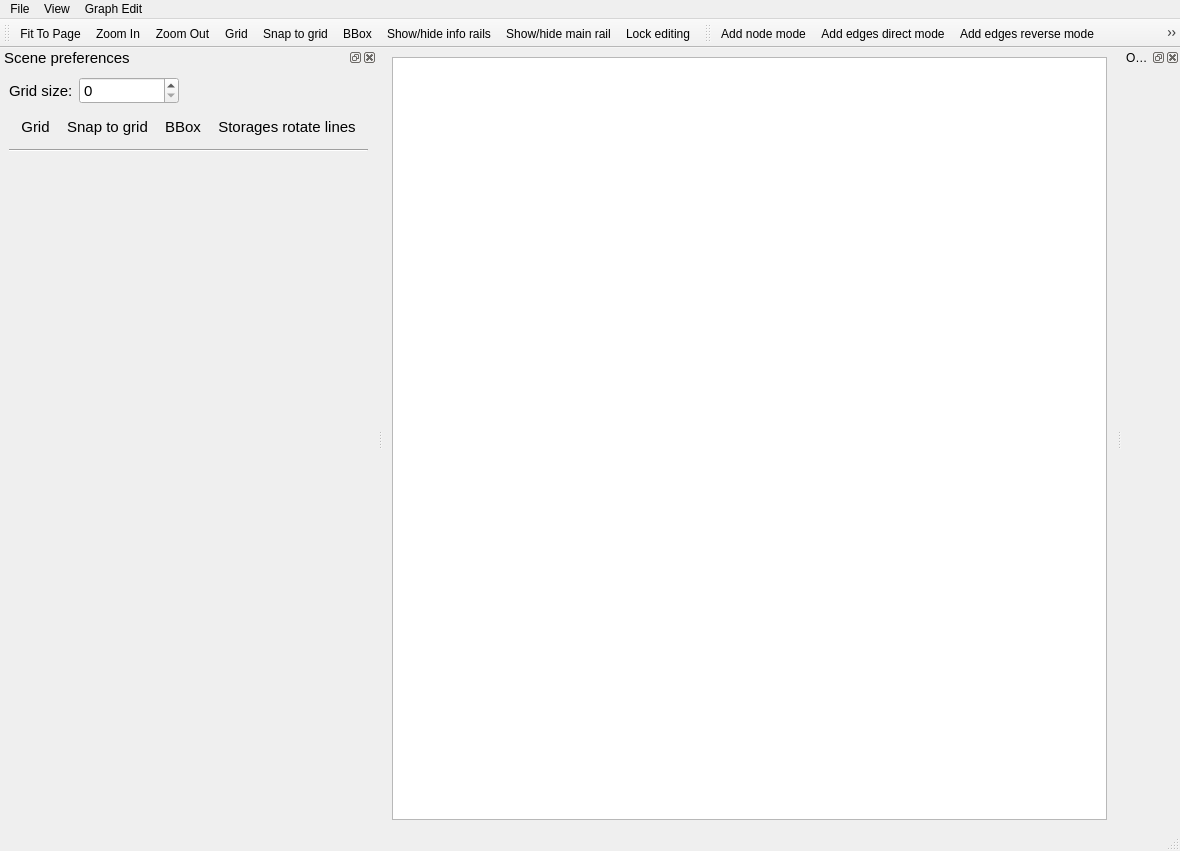
<?xml version="1.0" encoding="UTF-8"?>
<ui version="4.0">
 <class>CViewerWindow</class>
 <widget class="QMainWindow" name="CViewerWindow">
  <property name="geometry">
   <rect>
    <x>0</x>
    <y>0</y>
    <width>1180</width>
    <height>851</height>
   </rect>
  </property>
  <property name="windowTitle">
   <string>Storage Map Designer</string>
  </property>
  <widget class="QWidget" name="centralwidget">
   <layout class="QHBoxLayout" name="horizontalLayout">
    <item>
     <widget class="QGraphicsView" name="StorageMap_View">
      <property name="backgroundBrush">
       <brush brushstyle="NoBrush">
        <color alpha="255">
         <red>0</red>
         <green>0</green>
         <blue>0</blue>
        </color>
       </brush>
      </property>
      <property name="foregroundBrush">
       <brush brushstyle="NoBrush">
        <color alpha="255">
         <red>0</red>
         <green>0</green>
         <blue>0</blue>
        </color>
       </brush>
      </property>
      <property name="dragMode">
       <enum>QGraphicsView::RubberBandDrag</enum>
      </property>
      <property name="transformationAnchor">
       <enum>QGraphicsView::AnchorUnderMouse</enum>
      </property>
      <property name="resizeAnchor">
       <enum>QGraphicsView::AnchorUnderMouse</enum>
      </property>
      <property name="viewportUpdateMode">
       <enum>QGraphicsView::MinimalViewportUpdate</enum>
      </property>
     </widget>
    </item>
   </layout>
  </widget>
  <widget class="QMenuBar" name="menubar">
   <property name="geometry">
    <rect>
     <x>0</x>
     <y>0</y>
     <width>1180</width>
     <height>25</height>
    </rect>
   </property>
   <property name="defaultUp">
    <bool>false</bool>
   </property>
   <property name="nativeMenuBar">
    <bool>true</bool>
   </property>
   <widget class="QMenu" name="menuFile">
    <property name="title">
     <string>File</string>
    </property>
    <addaction name="acNewGraphML"/>
    <addaction name="acLoadGraphML"/>
    <addaction name="acSaveGraphML"/>
    <addaction name="acSaveGraphMLAs"/>
    <addaction name="acFullScreen"/>
    <addaction name="acGenTestGraph"/>
   </widget>
   <widget class="QMenu" name="menuView">
    <property name="title">
     <string>View</string>
    </property>
    <addaction name="acFitToPage"/>
    <addaction name="acZoomIn"/>
    <addaction name="acZoomOut"/>
    <addaction name="acGrid"/>
    <addaction name="acSnapToGrid"/>
    <addaction name="acBBox"/>
   </widget>
   <widget class="QMenu" name="menuGraph_Edit">
    <property name="title">
     <string>Graph Edit</string>
    </property>
    <addaction name="acAddNode"/>
    <addaction name="acAddEdge_direct"/>
    <addaction name="acAddEdge_reverse"/>
    <addaction name="acAddEdge"/>
    <addaction name="acDelMultiEdge"/>
    <addaction name="acReverseEdges"/>
    <addaction name="acSelectAll"/>
   </widget>
   <addaction name="menuFile"/>
   <addaction name="menuView"/>
   <addaction name="menuGraph_Edit"/>
  </widget>
  <widget class="QStatusBar" name="statusbar"/>
  <widget class="QToolBar" name="toolMain">
   <property name="windowTitle">
    <string>Scene tools</string>
   </property>
   <property name="orientation">
    <enum>Qt::Horizontal</enum>
   </property>
   <attribute name="toolBarArea">
    <enum>TopToolBarArea</enum>
   </attribute>
   <attribute name="toolBarBreak">
    <bool>false</bool>
   </attribute>
   <addaction name="acFitToPage"/>
   <addaction name="acZoomIn"/>
   <addaction name="acZoomOut"/>
   <addaction name="acGrid"/>
   <addaction name="acSnapToGrid"/>
   <addaction name="acBBox"/>
   <addaction name="acInfoRails"/>
   <addaction name="acMainRail"/>
   <addaction name="acLockEditing"/>
  </widget>
  <widget class="QToolBar" name="toolEdit">
   <property name="windowTitle">
    <string>Graph tools</string>
   </property>
   <property name="orientation">
    <enum>Qt::Horizontal</enum>
   </property>
   <attribute name="toolBarArea">
    <enum>TopToolBarArea</enum>
   </attribute>
   <attribute name="toolBarBreak">
    <bool>false</bool>
   </attribute>
   <addaction name="acAddNode"/>
   <addaction name="acAddEdge_direct"/>
   <addaction name="acAddEdge_reverse"/>
   <addaction name="acAddEdge"/>
   <addaction name="acDelMultiEdge"/>
   <addaction name="acReverseEdges"/>
   <addaction name="acAlignVertical"/>
   <addaction name="acAlignHorisontal"/>
   <addaction name="acMoveX"/>
   <addaction name="acMoveY"/>
   <addaction name="acAddSubGraph"/>
  </widget>
  <widget class="QDockWidget" name="dkView">
   <property name="font">
    <font>
     <pointsize>11</pointsize>
    </font>
   </property>
   <property name="windowTitle">
    <string>Scene preferences</string>
   </property>
   <attribute name="dockWidgetArea">
    <number>1</number>
   </attribute>
   <widget class="QWidget" name="dockWidgetContents_2">
    <layout class="QVBoxLayout" name="verticalLayout_2">
     <item>
      <layout class="QVBoxLayout" name="verticalLayout">
       <item>
        <layout class="QHBoxLayout" name="horizontalLayout_3" stretch="0,0,0">
         <item>
          <widget class="QLabel" name="lbGridSize">
           <property name="text">
            <string>Grid size:</string>
           </property>
          </widget>
         </item>
         <item>
          <widget class="QSpinBox" name="sbGridSize">
           <property name="sizePolicy">
            <sizepolicy hsizetype="Fixed" vsizetype="Fixed">
             <horstretch>0</horstretch>
             <verstretch>0</verstretch>
            </sizepolicy>
           </property>
           <property name="minimumSize">
            <size>
             <width>100</width>
             <height>0</height>
            </size>
           </property>
           <property name="maximum">
            <number>1000000000</number>
           </property>
          </widget>
         </item>
         <item>
          <spacer name="horizontalSpacer_2">
           <property name="orientation">
            <enum>Qt::Horizontal</enum>
           </property>
           <property name="sizeHint" stdset="0">
            <size>
             <width>40</width>
             <height>20</height>
            </size>
           </property>
          </spacer>
         </item>
        </layout>
       </item>
       <item>
        <widget class="QToolBar" name="toolMain">
         <property name="windowTitle">
          <string>Tool Bar</string>
         </property>
         <property name="orientation">
          <enum>Qt::Horizontal</enum>
         </property>
         <addaction name="acGrid"/>
         <addaction name="acSnapToGrid"/>
         <addaction name="acBBox"/>
         <addaction name="acSpecialLines"/>
        </widget>
       </item>
      </layout>
     </item>
     <item>
      <widget class="Line" name="line">
       <property name="orientation">
        <enum>Qt::Horizontal</enum>
       </property>
      </widget>
     </item>
     <item>
      <spacer name="verticalSpacer">
       <property name="orientation">
        <enum>Qt::Vertical</enum>
       </property>
       <property name="sizeHint" stdset="0">
        <size>
         <width>20</width>
         <height>40</height>
        </size>
       </property>
      </spacer>
     </item>
    </layout>
   </widget>
  </widget>
  <widget class="QDockWidget" name="dkObjectWdiget">
   <property name="windowTitle">
    <string>Object Wdiget</string>
   </property>
   <attribute name="dockWidgetArea">
    <number>2</number>
   </attribute>
   <widget class="QWidget" name="dkObjectWdiget_Contents">
    <layout class="QVBoxLayout" name="verticalLayout_3"/>
   </widget>
  </widget>
  <action name="acFitToPage">
   <property name="icon">
    <iconset resource="images.qrc">
     <normaloff>:/images/zoom_fit.png</normaloff>:/images/zoom_fit.png</iconset>
   </property>
   <property name="text">
    <string>Fit To Page</string>
   </property>
   <property name="toolTip">
    <string>Fit To Page</string>
   </property>
   <property name="shortcut">
    <string>Ctrl+0</string>
   </property>
  </action>
  <action name="acZoomIn">
   <property name="icon">
    <iconset resource="images.qrc">
     <normaloff>:/images/zoom_in.png</normaloff>:/images/zoom_in.png</iconset>
   </property>
   <property name="text">
    <string>Zoom In</string>
   </property>
   <property name="toolTip">
    <string>Zoom In</string>
   </property>
   <property name="shortcut">
    <string>Ctrl++</string>
   </property>
  </action>
  <action name="acZoomOut">
   <property name="icon">
    <iconset resource="images.qrc">
     <normaloff>:/images/zoom_out.png</normaloff>:/images/zoom_out.png</iconset>
   </property>
   <property name="text">
    <string>Zoom Out</string>
   </property>
   <property name="toolTip">
    <string>Zoom Out</string>
   </property>
   <property name="shortcut">
    <string>Ctrl+-</string>
   </property>
  </action>
  <action name="acGrid">
   <property name="checkable">
    <bool>true</bool>
   </property>
   <property name="icon">
    <iconset resource="images.qrc">
     <normaloff>:/images/grid.png</normaloff>:/images/grid.png</iconset>
   </property>
   <property name="text">
    <string>Grid</string>
   </property>
   <property name="toolTip">
    <string>Grid</string>
   </property>
   <property name="shortcut">
    <string>#</string>
   </property>
  </action>
  <action name="acBBox">
   <property name="checkable">
    <bool>true</bool>
   </property>
   <property name="icon">
    <iconset resource="images.qrc">
     <normaloff>:/images/bbox.png</normaloff>:/images/bbox.png</iconset>
   </property>
   <property name="text">
    <string>BBox</string>
   </property>
   <property name="toolTip">
    <string>BBox</string>
   </property>
  </action>
  <action name="acLoadGraphML">
   <property name="text">
    <string>Load GraphML</string>
   </property>
   <property name="toolTip">
    <string>Load GraphML</string>
   </property>
   <property name="shortcut">
    <string>Ctrl+O</string>
   </property>
  </action>
  <action name="acSaveGraphMLAs">
   <property name="text">
    <string>Save GraphML as...</string>
   </property>
   <property name="toolTip">
    <string>Save GraphML as..</string>
   </property>
   <property name="shortcut">
    <string>Ctrl+Shift+S</string>
   </property>
  </action>
  <action name="acAddNode">
   <property name="checkable">
    <bool>true</bool>
   </property>
   <property name="icon">
    <iconset resource="images.qrc">
     <normaloff>:/images/add_node.png</normaloff>:/images/add_node.png</iconset>
   </property>
   <property name="text">
    <string>Add node mode</string>
   </property>
   <property name="toolTip">
    <string>Add node mode</string>
   </property>
   <property name="shortcut">
    <string>N</string>
   </property>
  </action>
  <action name="acAddEdge">
   <property name="icon">
    <iconset resource="images.qrc">
     <normaloff>:/images/add_edge.png</normaloff>:/images/add_edge.png</iconset>
   </property>
   <property name="text">
    <string>Add edges</string>
   </property>
   <property name="toolTip">
    <string>Add edges for selected nodes</string>
   </property>
  </action>
  <action name="acAddEdge_direct">
   <property name="checkable">
    <bool>true</bool>
   </property>
   <property name="icon">
    <iconset resource="images.qrc">
     <normaloff>:/images/add_edge_1-2_off.png</normaloff>
     <normalon>:/images/add_edge_1-2.png</normalon>:/images/add_edge_1-2_off.png</iconset>
   </property>
   <property name="text">
    <string>Add edges direct mode</string>
   </property>
   <property name="toolTip">
    <string>Add edges in a direct order (1 --&gt; 2)</string>
   </property>
  </action>
  <action name="acAddEdge_reverse">
   <property name="checkable">
    <bool>true</bool>
   </property>
   <property name="icon">
    <iconset resource="images.qrc">
     <normaloff>:/images/add_edge_2-1_off.png</normaloff>
     <normalon>:/images/add_edge_2-1.png</normalon>:/images/add_edge_2-1_off.png</iconset>
   </property>
   <property name="text">
    <string>Add edges reverse mode</string>
   </property>
   <property name="toolTip">
    <string>Add edges in a reverse order (1 &lt;-- 2)</string>
   </property>
  </action>
  <action name="acDelMultiEdge">
   <property name="icon">
    <iconset resource="images.qrc">
     <normaloff>:/images/del_edge.png</normaloff>:/images/del_edge.png</iconset>
   </property>
   <property name="text">
    <string>Delete multiple edge</string>
   </property>
   <property name="toolTip">
    <string>Delete multiple edge</string>
   </property>
  </action>
  <action name="acReverseEdges">
   <property name="icon">
    <iconset resource="images.qrc">
     <normaloff>:/images/reverse_edge.png</normaloff>:/images/reverse_edge.png</iconset>
   </property>
   <property name="text">
    <string>Reverse selected edges</string>
   </property>
   <property name="toolTip">
    <string>Reverse selected edges</string>
   </property>
  </action>
  <action name="acSnapToGrid">
   <property name="checkable">
    <bool>true</bool>
   </property>
   <property name="icon">
    <iconset resource="images.qrc">
     <normaloff>:/images/snap_to_grid.png</normaloff>:/images/snap_to_grid.png</iconset>
   </property>
   <property name="text">
    <string>Snap to grid</string>
   </property>
   <property name="toolTip">
    <string>Snap to grid</string>
   </property>
  </action>
  <action name="acInfoRails">
   <property name="checkable">
    <bool>true</bool>
   </property>
   <property name="icon">
    <iconset resource="images.qrc">
     <normaloff>:/images/info_rails.png</normaloff>:/images/info_rails.png</iconset>
   </property>
   <property name="text">
    <string>Show/hide info rails</string>
   </property>
   <property name="toolTip">
    <string>Show/hide info rails</string>
   </property>
  </action>
  <action name="acMainRail">
   <property name="checkable">
    <bool>true</bool>
   </property>
   <property name="icon">
    <iconset resource="images.qrc">
     <normaloff>:/images/main_rail.png</normaloff>:/images/main_rail.png</iconset>
   </property>
   <property name="text">
    <string>Show/hide main rail</string>
   </property>
   <property name="toolTip">
    <string>Show/hide main rail</string>
   </property>
  </action>
  <action name="acSelectAll">
   <property name="text">
    <string>Select all items</string>
   </property>
   <property name="toolTip">
    <string>Select all items</string>
   </property>
   <property name="shortcut">
    <string>Ctrl+A</string>
   </property>
  </action>
  <action name="acSaveGraphML">
   <property name="text">
    <string>Save GraphML</string>
   </property>
   <property name="toolTip">
    <string>Save GraphML</string>
   </property>
   <property name="shortcut">
    <string>Ctrl+S</string>
   </property>
  </action>
  <action name="acNewGraphML">
   <property name="text">
    <string>New GraphML</string>
   </property>
   <property name="toolTip">
    <string>New GraphML</string>
   </property>
   <property name="shortcut">
    <string>Ctrl+N</string>
   </property>
  </action>
  <action name="acLockEditing">
   <property name="checkable">
    <bool>true</bool>
   </property>
   <property name="icon">
    <iconset resource="images.qrc">
     <normaloff>:/images/lock_editing_off.png</normaloff>
     <normalon>:/images/lock_editing_on.png</normalon>:/images/lock_editing_off.png</iconset>
   </property>
   <property name="text">
    <string>Lock editing</string>
   </property>
   <property name="toolTip">
    <string>Lock scene editing</string>
   </property>
  </action>
  <action name="acSpecialLines">
   <property name="checkable">
    <bool>true</bool>
   </property>
   <property name="icon">
    <iconset resource="images.qrc">
     <normaloff>:/images/special_lines.png</normaloff>:/images/special_lines.png</iconset>
   </property>
   <property name="text">
    <string>Storages rotate lines</string>
   </property>
   <property name="toolTip">
    <string>Show storages rotate lines</string>
   </property>
  </action>
  <action name="acFullScreen">
   <property name="text">
    <string>Full screen</string>
   </property>
   <property name="toolTip">
    <string>Full screen</string>
   </property>
   <property name="shortcut">
    <string>Ctrl+F</string>
   </property>
  </action>
  <action name="acGenTestGraph">
   <property name="text">
    <string>Generate test graph</string>
   </property>
   <property name="toolTip">
    <string>Generate test graph</string>
   </property>
  </action>
  <action name="acAlignVertical">
   <property name="icon">
    <iconset resource="images.qrc">
     <normaloff>:/images/align_v.png</normaloff>:/images/align_v.png</iconset>
   </property>
   <property name="text">
    <string>Align vertical</string>
   </property>
   <property name="toolTip">
    <string>Align nodes vertically, base node - first selected node.</string>
   </property>
  </action>
  <action name="acAlignHorisontal">
   <property name="icon">
    <iconset resource="images.qrc">
     <normaloff>:/images/align_h.png</normaloff>:/images/align_h.png</iconset>
   </property>
   <property name="text">
    <string>Align horisontal</string>
   </property>
   <property name="toolTip">
    <string>Align nodes horisontally, base node - first selected node.</string>
   </property>
  </action>
  <action name="acMoveX">
   <property name="text">
    <string>X</string>
   </property>
   <property name="toolTip">
    <string>Move selected nodes along the X-axis.</string>
   </property>
  </action>
  <action name="acMoveY">
   <property name="text">
    <string>Y</string>
   </property>
   <property name="toolTip">
    <string>Move selected nodes along the Y-axis.</string>
   </property>
  </action>
  <action name="acAddSubGraph">
   <property name="text">
    <string>G</string>
   </property>
  </action>
 </widget>
 <resources>
  <include location="images.qrc"/>
 </resources>
 <connections/>
</ui>
